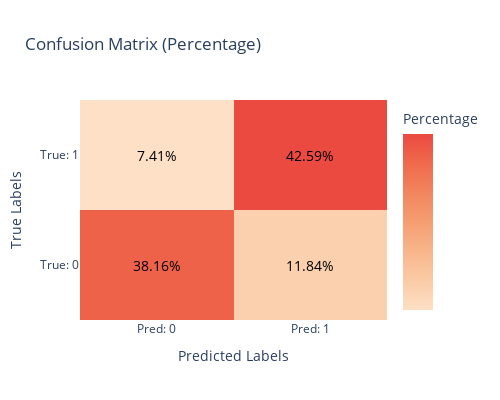

The notebook cell this image was saved under:
### Markdown cell above
## plot out the confusion matrix and the ROC curve

### Code cell
# Confusion matrix
import plotly.graph_objects as go
import numpy as np

cm = np.array([[tn, fp], [fn, tp]])

total = cm.sum()
cm_percentage = cm / total * 100

# Create a heatmap for the confusion matrix with percentages
fig = go.Figure(
    data=go.Heatmap(
        z=cm_percentage,
        x=["Pred: 0", "Pred: 1"],
        y=["True: 0", "True: 1"],
        colorscale="Peach",  # A more pleasant color palette
        colorbar=dict(title="Percentage", tickvals=[0, 100]),
        showscale=True,
    )
)

# Add titles, labels, and precision, recall, F1 score as annotation
fig.update_layout(
    title="Confusion Matrix (Percentage)",
    xaxis_title="Predicted Labels",
    yaxis_title="True Labels",
    width=500,  # Set the width of the plot
    height=400,  # Set the height of the plot
)

# Add text annotations to show percentage values in each cell
for i in range(cm_percentage.shape[0]):
    for j in range(cm_percentage.shape[1]):
        fig.add_annotation(
            x=j,
            y=i,
            text=f"{cm_percentage[i, j]:.2f}%",
            showarrow=False,
            font=dict(size=14, color="black"),
            align="center",
        )

# Show the plot
fig.show()

### Figure 1 — Plotly figure (JSON) as saved in the notebook; plotly's stock layout.template omitted (floating-point values rounded to 4 significant figures)
{"data": [{"colorbar": {"tickvals": [0, 100], "title": {"text": "Percentage"}}, "colorscale": [[0, "rgb(253, 224, 197)"], [0.1667, "rgb(250, 203, 166)"], [0.3333, "rgb(248, 181, 139)"], [0.5, "rgb(245, 158, 114)"], [0.6667, "rgb(242, 133, 93)"], [0.8333, "rgb(239, 106, 76)"], [1, "rgb(235, 74, 64)"]], "showscale": true, "type": "heatmap", "x": ["Pred: 0", "Pred: 1"], "y": ["True: 0", "True: 1"], "z": [[38.16, 11.84], [7.412, 42.59]]}], "layout": {"annotations": [{"align": "center", "font": {"color": "black", "size": 14}, "showarrow": false, "text": "38.16%", "x": 0, "y": 0}, {"align": "center", "font": {"color": "black", "size": 14}, "showarrow": false, "text": "11.84%", "x": 1, "y": 0}, {"align": "center", "font": {"color": "black", "size": 14}, "showarrow": false, "text": "7.41%", "x": 0, "y": 1}, {"align": "center", "font": {"color": "black", "size": 14}, "showarrow": false, "text": "42.59%", "x": 1, "y": 1}], "height": 400, "title": {"text": "Confusion Matrix (Percentage)"}, "width": 500, "xaxis": {"title": {"text": "Predicted Labels"}}, "yaxis": {"title": {"text": "True Labels"}}}}
